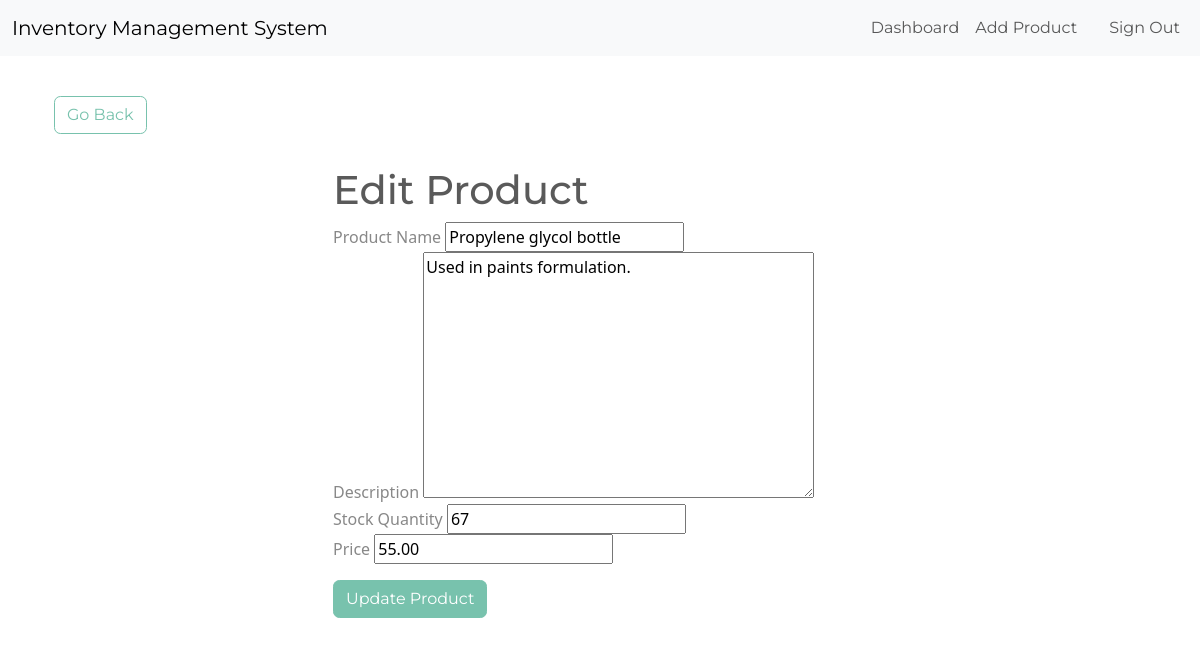
Screenshot of /edit-product/2/ (signed in) with the database file from the repository.
### inventory_sys_apps/models.py (models this page shows, shortened)
class Product(models.Model):
    name=models.CharField(max_length=200)
    description=models.TextField()
    stock_quantity=models.IntegerField()
    price=models.DecimalField(max_digits=10,decimal_places=2)
    user=models.ForeignKey(User,on_delete=models.CASCADE)
    date_created=models.DateTimeField(auto_now_add=True)
    date_modified=models.DateTimeField(auto_now=True)

### inventory_sys_apps/views.py (the view, shortened to what this page needs)
# urls.py: path('edit-product/<int:pk>/',EditProduct.as_view(),name='edit-product'),
class EditProduct(LoginRequiredMixin,UpdateView):
    model=Product
    form_class=ProductForm
    template_name='item_form.html'
    success_url=reverse_lazy('dashboard')

### inventory_sys_apps/forms.py (shortened to what this page needs)
class ProductForm(forms.ModelForm):
    class Meta:
        model=Product
        fields=['name','description','stock_quantity','price']
    def __init__(self,*args,**kwargs):
        self.user=kwargs.pop('user', None)
        super(ProductForm,self).__init__(*args,**kwargs)

### inventory_sys_apps/templates/item_form.html (shortened to what this page needs)
{% extends 'base.html' %}
{% load static %}
{% block content %}
<div class="container">
    <a href="{% url 'dashboard' %}" class="btn btn-outline-primary my-3">Go Back</a>
    <div class="row">
        <div class="col-md-6 mx-auto mt-3">
            <h1>{% if form.instance.pk %}Edit Product{% else %}Add New Product{% endif %}</h1>
            <form method="POST">
                <div class="form-group">
                    <label for="{{ form.name.id_for_label }}">Product Name</label>
                    {{ form.name }}
                </div>
                <div class="form-group">
                    <label for="{{ form.description.id_for_label }}">Description</label>
                    {{ form.description }}
                </div>
                <div class="form-group">
                    <label for="{{ form.stock_quantity.id_for_label }}">Stock Quantity</label>
                    {{ form.stock_quantity }}
                </div>
                <div class="form-group">
                    <label for="{{ form.price.id_for_label }}">Price</label>
                    {{ form.price }}
                </div>
                <div class="mt-3">
                    <button type="submit" class="btn btn-primary">
                        {% if form.instance.pk %}Update Product{% else %}Add Product{% endif %}
                    </button>
                </div>
            </form>
        </div>
    </div>
</div>
{% endblock content %}

### rows the page displays
Product: name "Propylene glycol bottle", description "Used in paints formulation.", stock_quantity "67", price "55.00"
